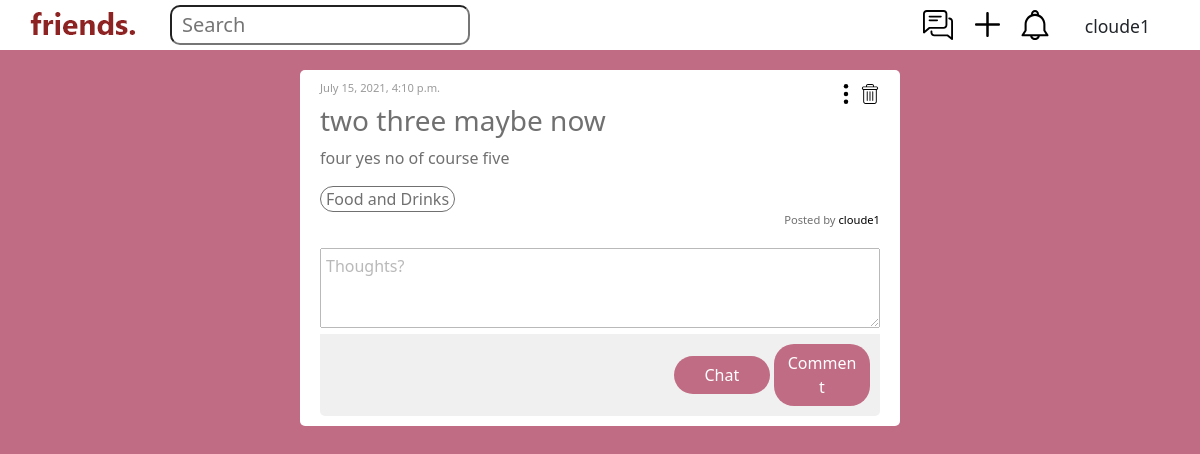
/thread/3 (signed in), run on an earlier commit of the app's database.
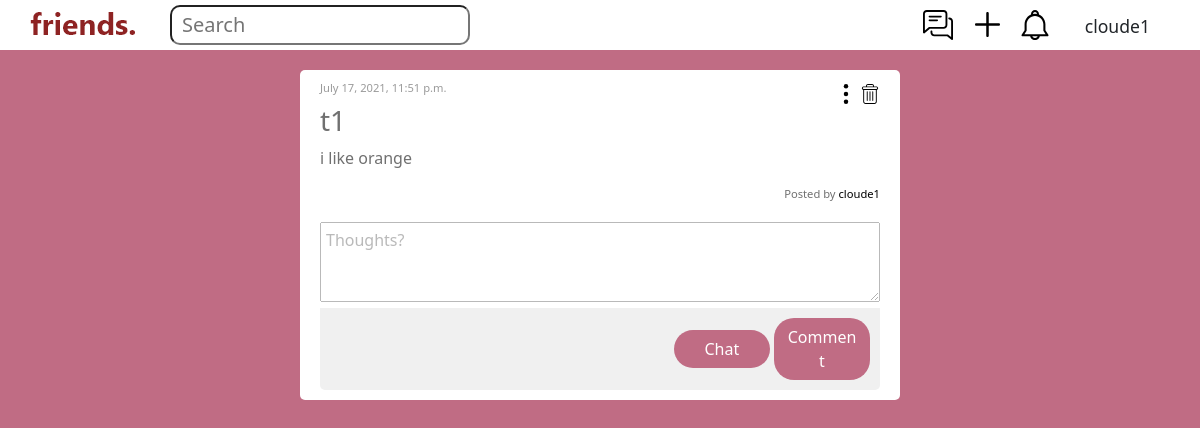
And on a later commit of the database.
### main/models.py (models this page shows, shortened)
class Thread(models.Model):
	LOCATION_CHOICES = (
		('General', 'General'),
		('COM','Computing'),
		('KR MRT', 'KR MRT'),
		('SCI','SCI'),
		('BIZ', 'BIZ'),
		('WTV', 'WTV')
	)
	user = models.ForeignKey(User, on_delete=models.CASCADE)
	title = models.CharField(max_length=100, default='', blank=True)
	content = models.CharField(max_length=1000, default='', blank=True)
	location = models.CharField(max_length=30, default='General', choices=LOCATION_CHOICES)
	tags = models.JSONField(default=list, null=True)
	created_at = models.DateTimeField(auto_now_add=True)
	viewable = models.BooleanField(default=True)
	profile = models.OneToOneField(UserProfile, on_delete=models.CASCADE, null=True)
	KW_EXTRACTOR = yake.KeywordExtractor(lan="en", n=1, dedupLim=0.9, top=10, features=None)
	def getUser(self):
		return self.user
	def getThreadChat(self):
		return self.threadchat
	def isViewable(self):
		return self.viewable
	class Meta:
		unique_together = (("title", "content"),)

### main/views.py (the view, shortened to what this page needs)
# urls.py: path("thread/<int:id>", views.index, name="index"),
@login_required(login_url='/loginprompt')
def index(response, id):
	if Thread.objects.filter(id=id).count() == 0:
		messages.error(response, 'This thread does not exist.')
		return HttpResponseRedirect("/")
	t = Thread.objects.get(id=id)
	if not t.isViewable():
		messages.error(response, 'This thread is private.')
		return HttpResponseRedirect("/")
	button_mode = t.getThreadChat().checkAllow(response.user)
	already_requested = len(ThreadJoinRequest.objects.filter(threadchat=t.getThreadChat(), requester=response.user)) > 0
	is_user = 1 if response.user == t.getUser() else 0
	return render(response, "main/index.html",
		{"t":t,
		"button_mode":button_mode,
		"len_list":len(t.getThreadChat().user_list.all()) + 1,
		"requested":already_requested,
		"is_user":is_user}
		)

### main/models.py (called while the page is built)
	def checkAllow(self, u):
		return u in self.user_list.all() or u == self.thread.getUser()

### main/templates/main/index.html (shortened to what this page needs)
{% extends 'main/base.html' %}
{% load static %}
{% block content %}
	<div class="center">
		<div class="full-info">
			<p class="post-datetime">{{t.created_at}}</p>
			<div class="edit-delete">
				{% if is_user %}
					<a href="/thread/{{t.id}}/edit">
						<img class="edit" src="{% static 'images/more.svg' %}" alt="edit">
					</a>
					<a href="/thread/{{t.id}}/delete">
						<img class="delete" src="{% static 'images/delete.svg' %}" alt="delete">
					</a>
				{% endif %}
			</div>
			<h3 class="{% if not user == t.user %}post-info-h3{% endif %}">{{t.title}}</h3>
			<p>{{t.content}}</p>
			{% for tag in t.tags %}
				<div class="tags">
					{{tag}}
				</div>
			{% endfor %}
			<div class="postedby">
				<p>Posted by <a href="/profile/{{t.user.id}}">{{t.user}}</a></p>
			</div>
			<div class="comment-form">
				<form method="post" action="#">
					<textarea name="new" placeholder="Thoughts?" maxlength="200"></textarea>
					<div class="comment-btns">
						{% if button_mode %}
							<button class="comment-btns-btn btn" type="submit", name="gochat", value="true">Chat</button>
						{% elif not requested %}
							<button class="comment-btns-btn btn" type="submit", name="requestchat", value="true">Request</button>
						{% else %}
							<p>Request sent</p>
						{% endif %}
						<button class="comment-btns-btn btn" type="submit">Comment</button>
					</div>
				</form>
			</div>
		</div>
	</div>
{% endblock %}

What changed in the data, as far as the page shows it:
changed Thread "cloude1": created_at "July 15, 2021, 4:10 p.m." → "July 17, 2021, 11:51 p.m."; title "two three maybe now" → "t1"; content "four yes no of course five" → "i like orange"
Also different on the page:
list line gone: "Food and Drinks"
